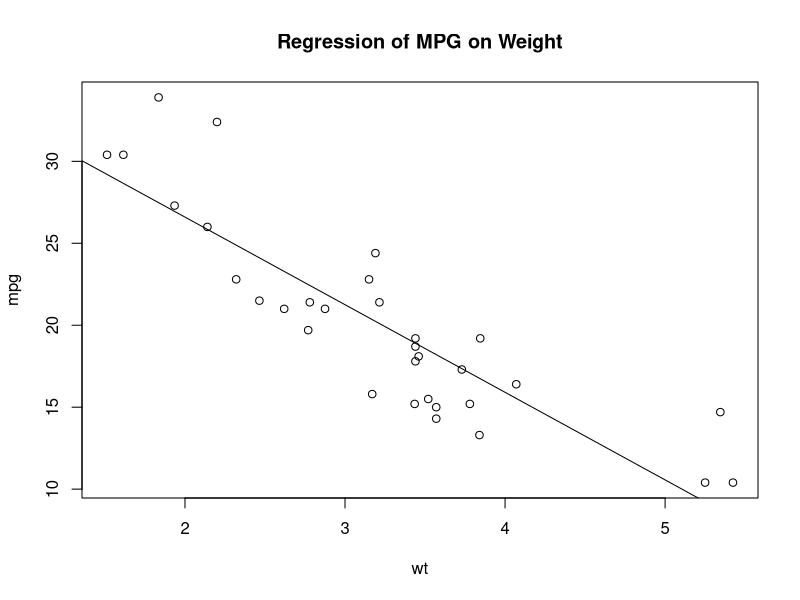
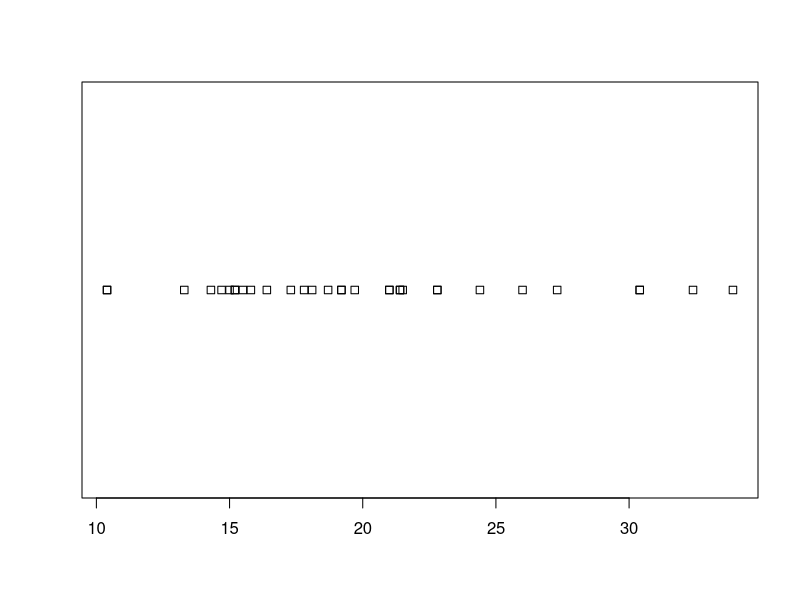

Reproduce these figures in R, in order. (Note: this script raises an error after producing the figures.)
# Session 7: Quick plotting with base R


####################
# What to Remember #
####################
# Notes: Graphs are created iteratively - run the following code one line at a time
attach(mtcars)
plot(wt, mpg) 
abline(lm(mpg~wt))
title("Regression of MPG on Weight")



#############
# Data Used #
#############
# Notes: import the facebook.tsv, reddit.csv, race-comparison.csv, and
# Supermarket Transactions.xlsx files (use the readxl package for the .xlsx file)
library(readxl)



###############
# Strip Chart #
###############
# Notes:

# default
stripchart(mtcars$mpg)

# change the type the point style w/pch
stripchart(facebook$tenure, pch = 16)   



#############
# Histogram #
#############
# Notes:

# default
hist(facebook$tenure)     

# add different parameters to change breaks, color, title, etc.
hist()

# you can also compare the histogram to a normal curve to see how it deviates
# there's a lot going on here so this is just for your reference

## remove missing values
x <- na.omit(facebook$tenure)

## create the histogram
h <- hist(x, breaks = 100, col = "grey", main = "Facebook User Tenure", 
        xlab = "Tenure (Days)")

## create normal curve data
xfit <- seq(min(x), max(x), length = 100) 
yfit <- dnorm(xfit, mean = mean(x), sd = sd(x)) 
yfit <- yfit * diff(h$mids[1:2]) * length(x)

## add normal curve to the histogram
lines(xfit, yfit, col = "red", lwd = 2)



################
# Density Plot #
################
# Notes:

# first you need to calculate the density (be sure to remove missing data with
# na.rm = TRUE)
d <- density(facebook$tenure, na.rm = TRUE)

# you can now use plot() to plot the density data
plot()

# you can fill area under the curve with polygon()
polygon()



############
# Box Plot #
############
# Notes:

# default
boxplot(facebook$tenure)

# change to horizontal
boxplot()

# add notches
boxplot()

# you can also add mean value points but you can only do it to vertical boxplots
boxplot(mtcars$mpg, notch = TRUE)
points(mean(mtcars$mpg), pch=18, col = "red")



#############
# Your Turn #
#############
# Using the facebook data visually assess the continous variables. What insights
# do you find?








#############
# Bar Chart #
#############
# Notes:

# bar charts plot the count of each category so you first need to calculate
# the counts
table(reddit$dog.cat)

# embed this in the barplot() function
barplot(table(reddit$dog.cat))

# include and/or change features such as title, horizontal alignment, category
# names, color
barplot()

# plot this data
library(dplyr)

state <- reddit %>%
        group_by(state) %>%
        tally() %>%
        arrange(n) %>%
        filter(state != "")




############
# Dot Plot #
############
# Notes:

# now plot the same state data with a dot plot
dotchart()






#############
# Your Turn #
#############
# Using the Reddit data... 

# 1) assess the frequency of education levels



# 2) assess how the different cheeses rank with Reddit users. What do you find?






################
# Scatter Plot #
################
# Notes:

# default (add some color with col = ? or change the point style with pch = ?)
plot(x = race$White_unemployment, y = race$Black_unemployment)
plot(x = race$Black_unemployment, y = race$black_college)

# you can fit lines to the scatter plot to assess its linearity; note that you 
# need to use "~" rather than "x =" and "y ="
plot(White_unemployment ~ Black_unemployment, data = race)
abline()
lines()

# quickly assess multiple scatter plots with pairs()
pairs(race)
pairs(race[, c("White_unemployment", "Black_unemployment", 
               "white_college", "black_college")])


###############
# Line Charts #
###############
# Notes:

# apply different "type = ?" for line, step, and line-point charts
## turn this default to a line chart using "type = ?" 
plot(x = race$Year, y = race$black_college)

## how about a step chart
plot(x = race$Year, y = race$black_college)

## and a line chart with dots
plot(x = race$Year, y = race$black_college)


# you can plot multiple lines on a chart 
plot(x = race$Year, y = race$Black_hs, type = "l", ylim = c(0, max(race$Black_hs)))
lines(x = race$Year, y = race$black_college, col = "red")
lines(x = race$Year, y = race$Black_unemployment, col = "blue", lty = 2)

# and you probably want to add a legend
legend("topleft", legend = c("HS Rate", "College Rate", "Unemployment"), 
       col = c("black", "red", "blue"), lty = c(1, 1, 2))



#####################
# Box Plots...again #
#####################
# Notes:

# turn this single variable boxplot into two box plots comparing gender
boxplot(supermarket$Revenue)
boxplot()

# add a third variable for marital status
boxplot()



#############
# Your Turn #
#############
# Using the supermarket data analyze revenue by date, homeownership, city, product 
# family, etc.  Don't forget you can summarize the data using dplyr like you
# learned about earlier...example:

## this sums total sales by data
supermarket %>%
        group_by(`Purchase Date`) %>%
        summarise(Revenue = sum(Revenue, na.rm = TRUE))







######################
# Bar Charts...again #
######################
# Notes:

# we can get frequency tables across two groups
counts <- table(supermarket$`Marital Status`, supermarket$Children)

# you can plot these results either stacked or side-by-side with barplot()
barplot(counts, col = c("darkblue", "red"), legend = c("Married", "Single"))
barplot(counts, col = c("darkblue", "red"), legend = c("Married", "Single"), beside = TRUE)

# you can turn these counts into proportions
proportions <- prop.table(counts)

# now plot these results in a similar manner as above
barplot()



#############
# Your Turn #
#############
# Using the reddit data compare counts of...
# 1) product family by homeownership


# 2) annual income by homeownership


# 3) country by gender


# 4) etc.







